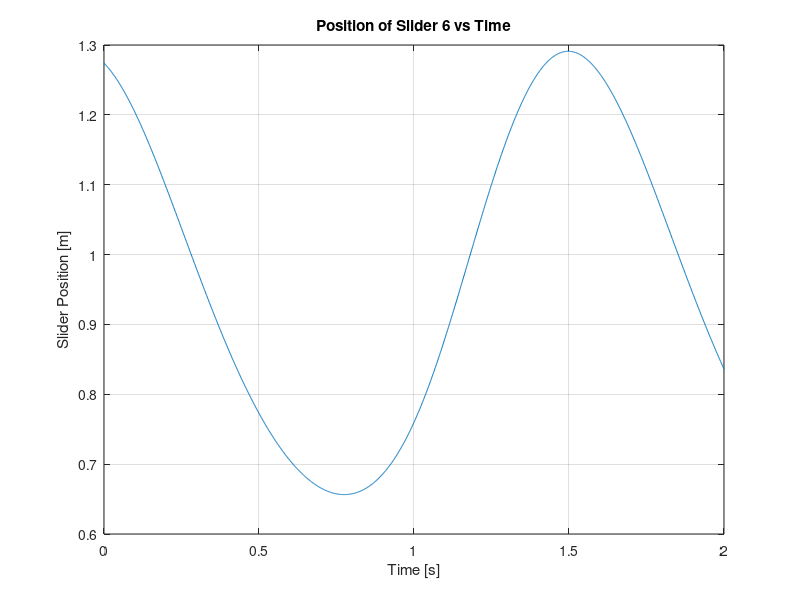
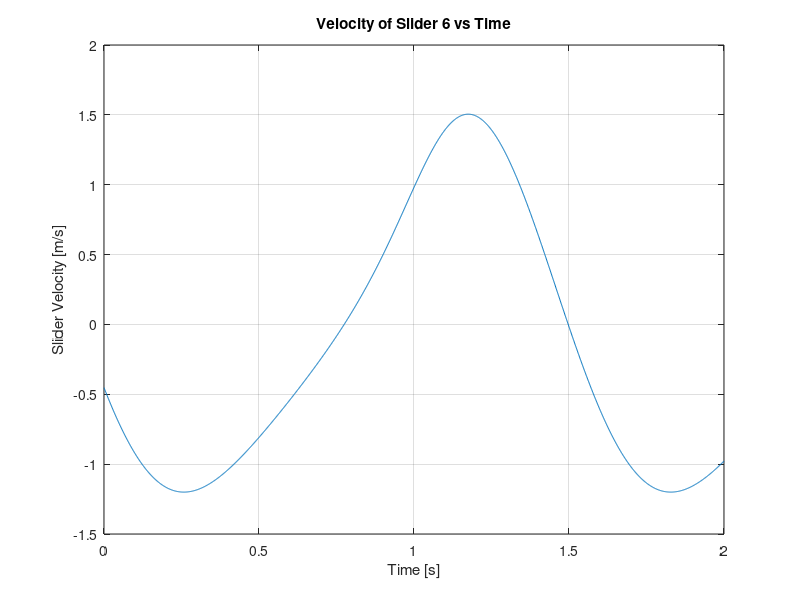
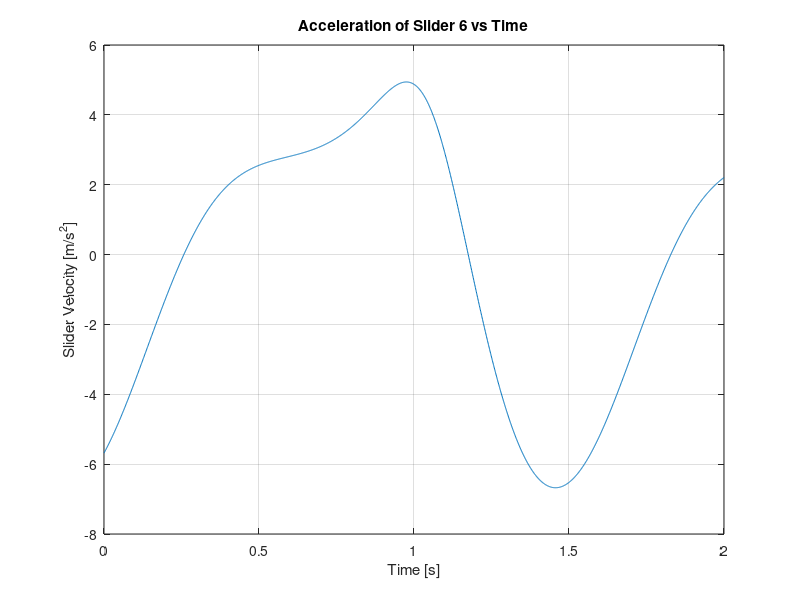
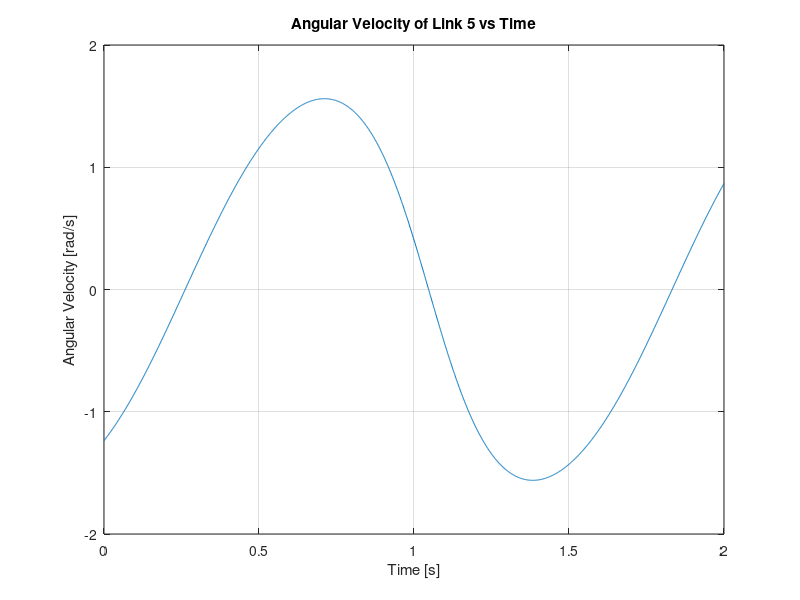

Reproduce these figures in MATLAB, in order.
clc
clear

%=================%
%Identity%
%=================%
% Name   : Muhammad Fadli Alfarizi
% NIM    : 13121140

%=================%
%Input%
%=================%
XYZ = "140"; % NIM

%=================%
%System Parameters%
%=================%
strXYZ = char(XYZ);
X = strXYZ(1);
Y = strXYZ(2);
Z = strXYZ(3);

mod1 = mod(str2num(XYZ),3);
if mod1 == 0
    H = 22.5*(10^-2); % in meter
elseif mod1 == 1
    H = 25*(10^-2); % in meter
else
    H = 25*(10^-2); % in meter
end

mod2 = mod(str2num(XYZ),2);
% angular velocity
if mod2 == 0
    w2 = 4; % in rad/s
else
    w2 = 2; % in rad/s
end

L2=(30+str2num(Z))*(10^-2) ; % in meter
L3=(136+str2num(X))*(10^-2); % in meter
L5=(57 + str2num(Y)/4)*(10^-2); % in meter

% point O
uPjO1=[0;0];
uPjO2=[-L2/2;0];

% point B
uPjB2=[L2/2;0];
uPjB3=[-L3/2;0];

% point C
uPjC3=[-L3/6; 0];
uPjC5=[-L5/2; 0];

% point D
uPjD3=[L3/2;0];
uPjD4=[0;0];

% point F
uPjF5=[L5/2;0];
uPjF6=[0;0];

%==============%   
%Initial Values%
%==============%`
q=zeros(18,1);
q6init=pi/6;
%==============%

t=0:0.001:2;

NumData=size(t,2);
q_alltime=zeros(18,NumData);
v_alltime=zeros(18,NumData);
a_alltime=zeros(18,NumData);

for j=1:NumData
 
    epsilon=1e-12;
    delta_q_norm=1;
    i_newton=1;

    while abs(delta_q_norm)>epsilon

    %Transformation Matrix & Its derivative%
    A1=[cos(q(3)) -sin(q(3)); sin(q(3)) cos(q(3))]; % link 1
    dA1t1=[-sin(q(3)) -cos(q(3)); cos(q(3)) -sin(q(3))]; % link 1
    A2=[cos(q(6)) -sin(q(6)); sin(q(6)) cos(q(6))]; % link 2
    dA2t2=[-sin(q(6)) -cos(q(6)); cos(q(6)) -sin(q(6))]; % link 2
    A3=[cos(q(9)) -sin(q(9)); sin(q(9)) cos(q(9))]; % link 3
    dA3t3=[-sin(q(9)) -cos(q(9)); cos(q(9)) -sin(q(9))]; % link 3
    A4=[cos(q(12)) -sin(q(12)); sin(q(12)) cos(q(12))]; % link 4
    dA4t4=[-sin(q(12)) -cos(q(12)); cos(q(12)) -sin(q(12))]; % link 4
    A5=[cos(q(15)) -sin(q(15)); sin(q(15)) cos(q(15))]; % link 5
    dA5t5=[-sin(q(15)) -cos(q(15)); cos(q(15)) -sin(q(15))]; % link 5
    A6=[cos(q(18)) -sin(q(18)); sin(q(18)) cos(q(18))]; % link 6
    dA6t6=[-sin(q(18)) -cos(q(18)); cos(q(18)) -sin(q(18))]; % link 6

    %Constraint Equation%
    C=zeros(18,1);
    C45=[q(1);q(2)]+A1*uPjO1-[q(4);q(5)]-A2*uPjO2; % point O, Constrain Equation Matrix row 4-5
    C67=[q(4);q(5)]+A2*uPjB2-[q(7);q(8)]-A3*uPjB3; % point B, Constrain Equation Matrix row 6-7
    C89=[q(7);q(8)]+A3*uPjD3-[q(10);q(11)]-A4*uPjD4; % point D, Constrain Equation Matrix row 8-9
    C1011=[q(7);q(8)]+A3*uPjC3-[q(13);q(14)]-A5*uPjC5; % point C, Constrain Equation Matrix row 10-11
    C1213=[q(13);q(14)]+A5*uPjF5-[q(16);q(17)]-A6*uPjF6; % point F, Constrain Equation Matrix row 12-13
    C1415=[q(11);q(12)]; % slider 4, Constrain Equation Matrix row 14-15
    C1617=[q(17)-H;q(18)]; %slider 6, Constrain Equation Matrix row 16-17
    C12=q(6)-q6init-w2*t(j); % link 2, Constrain Equation Matrix row 18
    
    %Constrain Equation Matrix%
    C=[q(1);q(2);q(3);C45;C67;C89;C1011;C1213;C1415;C1617;C12];
    
    C_norm=sqrt(sum(C(1:18).^2))/18;

    %Constrain Jacobian Matrix%
    unit22=[1 0; 0 1];
    
    %Zeros 2x2 Matrix
    zeros22=[0 0; 0 0];

    %Ground Constraint%
    C0q=[1 zeros(1,17); 0 1 zeros(1,16); 0 0 1 zeros(1,15)]; % Constrain Jacobian Matrix row 1-3

    %Pin Join%
    CPjO=[zeros22 dA1t1*uPjO1 -unit22 -dA2t2*uPjO2 zeros(2,12)]; % Constrain Jacobian Matrix row 4-5
    CPjB=[zeros(2,3) unit22 dA2t2*uPjB2 -unit22 -dA3t3*uPjB3 zeros(2,9)]; % Constrain Jacobian Matrix row 6-7
    CPjD=[zeros(2,6) unit22 dA3t3*uPjD3 -unit22 -dA4t4*uPjD4 zeros(2,6)]; % Constrain Jacobian Matrix row 8-9
    CPjC=[zeros(2,6) unit22 dA3t3*uPjC3 zeros(2,3) -unit22 -dA5t5*uPjC5 zeros(2,3)]; % Constrain Jacobian Matrix row 10-11
    CPjF=[zeros(2,12) unit22 dA5t5*uPjF5 -unit22 -dA6t6*uPjF6]; % Constrain Jacobian Matrix row 12-13

    %Slider%
    Cslider4=[zeros(1,10) 1 zeros(1,7); zeros(1,11) 1 zeros(1,6)]; % Constrain Jacobian Matrix row 14-15
    Cslider6=[zeros(1,16) 1 zeros(1,1); zeros(1,17) 1]; % % Constrain Jacobian Matrix row 16-17

    %Driving Constraint, Link 2% 
    Cdrive=[zeros(1,5) 1 zeros(1,12)]; % Constrain Jacobian Matrix row 18
 
    % Final Constrain Jacobian Matrix
    Cq=[C0q;CPjO;CPjB;CPjD;CPjC;CPjF;Cslider4;Cslider6;Cdrive];
   
    delta_q=inv(Cq)*(-C);
    delta_q_norm=sqrt(sum(delta_q(1:18).^2))/18;
    
    q=q+delta_q;

    i_newton=i_newton+1;

      if  i_newton > 30 %limit newton rhapson iteration in case non-convergence%
        break
      end  
    end

    Ct=[zeros(17,1);-w2];
    velocity=inv(Cq)*(-Ct);
    
    QdPjO=A1*uPjO1*(velocity(3,1))^2-A2*uPjO2*(velocity(6,1))^2;
    QdPjB=A2*uPjB2*(velocity(6,1))^2-A3*uPjB3*(velocity(9,1))^2;
    QdPjD=A3*uPjD3*(velocity(9,1))^2-A4*uPjD4*(velocity(12,1))^2;
    QdPjC=A3*uPjC3*(velocity(9,1))^2-A5*uPjC5*(velocity(15,1))^2;
    QdPjF=A5*uPjF5*(velocity(15,1))^2-A6*uPjF6*(velocity(18,1))^2;
    Qd=[zeros(3,1);QdPjO;QdPjB;QdPjD;QdPjC;QdPjF;zeros(5,1)];

    accel=inv(Cq)*Qd;

    q_alltime(:,j)=q;
    v_alltime(:,j)=velocity;
    a_alltime(:,j)=accel;

end

C_norm;
delta_q_norm;
i_newton;


figure(1);
plot(t,q_alltime(16,:));
grid on;
xlabel('Time [s]');
ylabel('Slider Position [m]');
title('Position of Slider 6 vs Time');

figure(2);
plot(t,v_alltime(16,:));
grid on;
xlabel('Time [s]');
ylabel('Slider Velocity [m/s]');
title('Velocity of Slider 6 vs Time');

figure(3);
plot(t,a_alltime(16,:));
grid on;
xlabel('Time [s]');
ylabel('Slider Velocity [m/s^2]');
title('Acceleration of Slider 6 vs Time');

figure(4);
plot(t,v_alltime(15,:));
grid on;
xlabel('Time [s]');
ylabel('Angular Velocity [rad/s]');
title('Angular Velocity of Link 5 vs Time');

figure(5);
plot(t,a_alltime(15,:));
grid on;
xlabel('Time [s]');
ylabel('Angular Acceleration [rad/s^2]');
title('Angular Acceleration of Link 5 vs Time');
